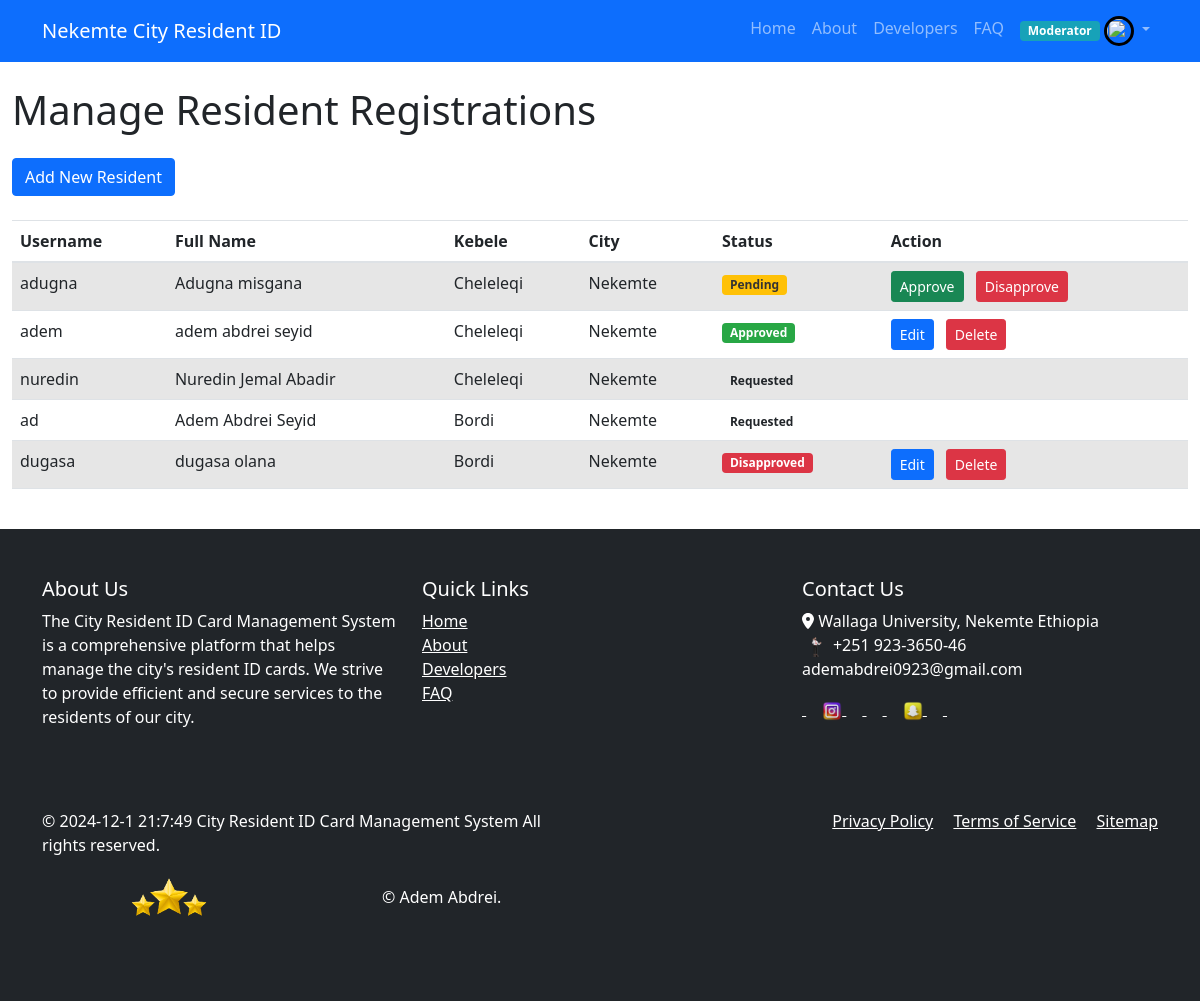
The app's page /moderator/moderator_manage_residents.php (signed in) with its own data.
### tables this page shows
CREATE TABLE `residents` (
  `resident_id` int(11) NOT NULL,
  `username` varchar(50) NOT NULL,
  `password` varchar(255) NOT NULL,
  `full_name` varchar(100) NOT NULL,
  `image` varchar(255) DEFAULT NULL,
  `national_id` varchar(255) NOT NULL,
  `gender` enum('male','female') NOT NULL,
  `date_of_birth` date NOT NULL,
  `expiration_date` date DEFAULT NULL,
  `phone_number` varchar(20) DEFAULT NULL,
  `email` varchar(100) DEFAULT NULL,
  `occupation` varchar(100) DEFAULT NULL,
  `marital_status` enum('single','married','divorced','widowed') DEFAULT NULL,
  `number_of_dependents` int(11) DEFAULT NULL,
  `emergency_contact_name` varchar(100) DEFAULT NULL,
  `emergency_contact_phone` varchar(20) DEFAULT NULL,
  `blood_type` enum('A+','A-','B+','B-','AB+','AB-','O+','O-') DEFAULT NULL,
  `created_at` timestamp NOT NULL DEFAULT current_timestamp(),
  `updated_at` timestamp NOT NULL DEFAULT current_timestamp() ON UPDATE current_timestamp(),
  `region_id` int(11) DEFAULT NULL,
  `zone_id` int(11) DEFAULT NULL,
  `woreda_id` int(11) DEFAULT NULL,
  `city_id` int(11) DEFAULT NULL,
  `kebele_id` int(11) DEFAULT NULL,
  `status` enum('pending','approved','requested','disapproved') DEFAULT 'pending'
);

CREATE TABLE `kebele` (
  `kebele_id` int(11) NOT NULL,
  `kebele_name` varchar(50) NOT NULL,
  `city_id` int(11) DEFAULT NULL
);

CREATE TABLE `city` (
  `city_id` int(11) NOT NULL,
  `city_name` varchar(50) NOT NULL,
  `woreda_id` int(11) DEFAULT NULL
);

### moderator/moderator_manage_residents.php (the view, shortened to what this page needs)
<?php
include_once('../includes/header.php');
$registrations_query = "SELECT r.resident_id, r.username, r.full_name, r.status, k.kebele_name, c.city_name
                        FROM residents r
                        JOIN kebele k ON r.kebele_id = k.kebele_id
                        JOIN city c ON r.city_id = c.city_id
                        ORDER BY r.status";
$registrations_result = $conn->query($registrations_query);
?>
<!DOCTYPE html>
<html lang="en">
<head>
    <link rel="stylesheet" href="https://cdnjs.cloudflare.com/ajax/libs/bootstrap/5.1.3/css/bootstrap.min.css">
    <link rel="stylesheet" href="https://cdnjs.cloudflare.com/ajax/libs/font-awesome/6.1.1/css/all.min.css">
</head>
<body>
    <div class="container-fluid py-4">
        <h1 class="mb-4">Manage Resident Registrations</h1>
        <div class="mb-4">
            <button type="button" class="btn btn-primary" data-bs-toggle="modal" data-bs-target="#addResidentModal">
                Add New Resident
            </button>
        </div>
        <table class="table table-striped table-hover">
            <thead>
                <tr>
                    <th>Username</th>
                    <th>Full Name</th>
                    <th>Kebele</th>
                    <th>City</th>
                    <th>Status</th>
                    <th>Action</th>
                </tr>
            </thead>
            <tbody>
                <?php while ($row = $registrations_result->fetch_assoc()) : ?>
                    <tr>
                        <td><?php echo $row['username']; ?></td>
                        <td><?php echo $row['full_name']; ?></td>
                        <td><?php echo $row['kebele_name']; ?></td>
                        <td><?php echo $row['city_name']; ?></td>
                        <td>
                            <span class="status-pill <?php echo $row['status']; ?>"><?php echo ucfirst($row['status']); ?></span>
                        </td>
                        <td>
                            <?php if ($row['status'] == 'pending') : ?>
                                <button type="button" class="btn btn-success btn-sm mr-2" onclick="editResident(<?php echo $row['resident_id']; ?>)">
                                    Approve
                                </button>
                                <button type="button" class="btn btn-danger btn-sm" onclick="disapproveResident(<?php echo $row['resident_id']; ?>)">
                                    Disapprove
                                </button>
                            <?php elseif ($row['status'] == 'approved' || $row['status'] == 'disapproved') : ?>
                                <button type="button" class="btn btn-primary btn-sm mr-2" onclick="editResident(<?php echo $row['resident_id']; ?>)">
                                    Edit
                                </button>
                                <button type="button" class="btn btn-danger btn-sm" onclick="deleteResident(<?php echo $row['resident_id']; ?>)">
                                    Delete
                                </button>
                            <?php endif; ?>
                        </td>
                    </tr>
                <?php endwhile; ?>
            </tbody>
        </table>
    </div>
                <?php include_once('../includes/footer.php'); ?>
</body>
</html>

### moderator/moderator_manage_residents.php (style rules this page uses)
.status-pill { display: inline-block; padding: 0.25rem 0.5rem; font-size: 0.75rem; font-weight: 600; line-height: 1; border-radius: 0.25rem; }
.status-pill.pending { background-color: #ffc107; color: #333; }
.status-pill.approved { background-color: #28a745; color: #fff; }
.status-pill.disapproved { background-color: #dc3545; color: #fff; }

### records on screen
residents: username "adugna", full_name "Adugna misgana", kebele.kebele_name "Cheleleqi", city.city_name "Nekemte", status "Pending"
residents: username "adem", full_name "adem abdrei seyid", kebele.kebele_name "Cheleleqi", city.city_name "Nekemte", status "Approved"
residents: username "nuredin", full_name "Nuredin Jemal Abadir", kebele.kebele_name "Cheleleqi", city.city_name "Nekemte", status "Requested"
residents: username "ad", full_name "Adem Abdrei Seyid", kebele.kebele_name "Bordi", city.city_name "Nekemte", status "Requested"
residents: username "dugasa", full_name "dugasa olana", kebele.kebele_name "Bordi", city.city_name "Nekemte", status "Disapproved"

### other values on screen
$_SESSION["user_type"] "Moderator"
